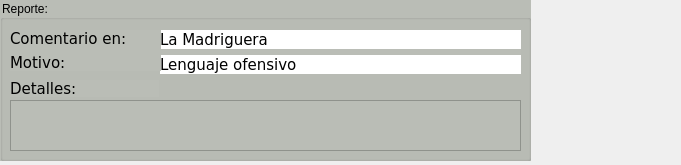
<?xml version="1.0" encoding="UTF-8"?>
<ui version="4.0">
 <class>Reportewidget</class>
 <widget class="QWidget" name="Reportewidget">
  <property name="geometry">
   <rect>
    <x>0</x>
    <y>0</y>
    <width>681</width>
    <height>165</height>
   </rect>
  </property>
  <property name="windowTitle">
   <string>Form</string>
  </property>
  <widget class="QGroupBox" name="groupBox">
   <property name="geometry">
    <rect>
     <x>0</x>
     <y>0</y>
     <width>531</width>
     <height>161</height>
    </rect>
   </property>
   <property name="styleSheet">
    <string notr="true">background-color: rgb(186, 189, 182);</string>
   </property>
   <property name="title">
    <string>Reporte:</string>
   </property>
   <widget class="QWidget" name="layoutWidget_2">
    <property name="geometry">
     <rect>
      <x>160</x>
      <y>30</y>
      <width>361</width>
      <height>44</height>
     </rect>
    </property>
    <layout class="QVBoxLayout" name="verticalLayout_3">
     <item>
      <widget class="QLabel" name="label_9">
       <property name="font">
        <font>
         <family>DejaVu Sans</family>
         <pointsize>11</pointsize>
        </font>
       </property>
       <property name="styleSheet">
        <string notr="true">background-color: rgb(255, 255, 255);</string>
       </property>
       <property name="text">
        <string>La Madriguera</string>
       </property>
      </widget>
     </item>
     <item>
      <widget class="QLabel" name="label_13">
       <property name="font">
        <font>
         <family>DejaVu Sans</family>
         <pointsize>11</pointsize>
        </font>
       </property>
       <property name="styleSheet">
        <string notr="true">background-color: rgb(255, 255, 255);</string>
       </property>
       <property name="text">
        <string>Lenguaje ofensivo</string>
       </property>
      </widget>
     </item>
    </layout>
   </widget>
   <widget class="QLabel" name="label_14">
    <property name="geometry">
     <rect>
      <x>10</x>
      <y>80</y>
      <width>149</width>
      <height>17</height>
     </rect>
    </property>
    <property name="font">
     <font>
      <family>DejaVu Sans</family>
      <pointsize>11</pointsize>
      <weight>50</weight>
      <bold>false</bold>
     </font>
    </property>
    <property name="styleSheet">
     <string notr="true">color: rgb(0, 0, 0);</string>
    </property>
    <property name="text">
     <string>Detalles:</string>
    </property>
   </widget>
   <widget class="QTextBrowser" name="textBrowser">
    <property name="geometry">
     <rect>
      <x>10</x>
      <y>100</y>
      <width>511</width>
      <height>51</height>
     </rect>
    </property>
   </widget>
   <widget class="QWidget" name="">
    <property name="geometry">
     <rect>
      <x>10</x>
      <y>30</y>
      <width>151</width>
      <height>41</height>
     </rect>
    </property>
    <layout class="QVBoxLayout" name="verticalLayout">
     <item>
      <widget class="QLabel" name="label_11">
       <property name="font">
        <font>
         <family>DejaVu Sans</family>
         <pointsize>11</pointsize>
         <weight>50</weight>
         <bold>false</bold>
        </font>
       </property>
       <property name="styleSheet">
        <string notr="true">color: rgb(0, 0, 0);</string>
       </property>
       <property name="text">
        <string>Comentario en:</string>
       </property>
      </widget>
     </item>
     <item>
      <widget class="QLabel" name="label_12">
       <property name="font">
        <font>
         <family>DejaVu Sans</family>
         <pointsize>11</pointsize>
         <weight>50</weight>
         <bold>false</bold>
        </font>
       </property>
       <property name="styleSheet">
        <string notr="true">color: rgb(0, 0, 0);</string>
       </property>
       <property name="text">
        <string>Motivo:</string>
       </property>
      </widget>
     </item>
    </layout>
   </widget>
  </widget>
 </widget>
 <resources/>
 <connections/>
</ui>
